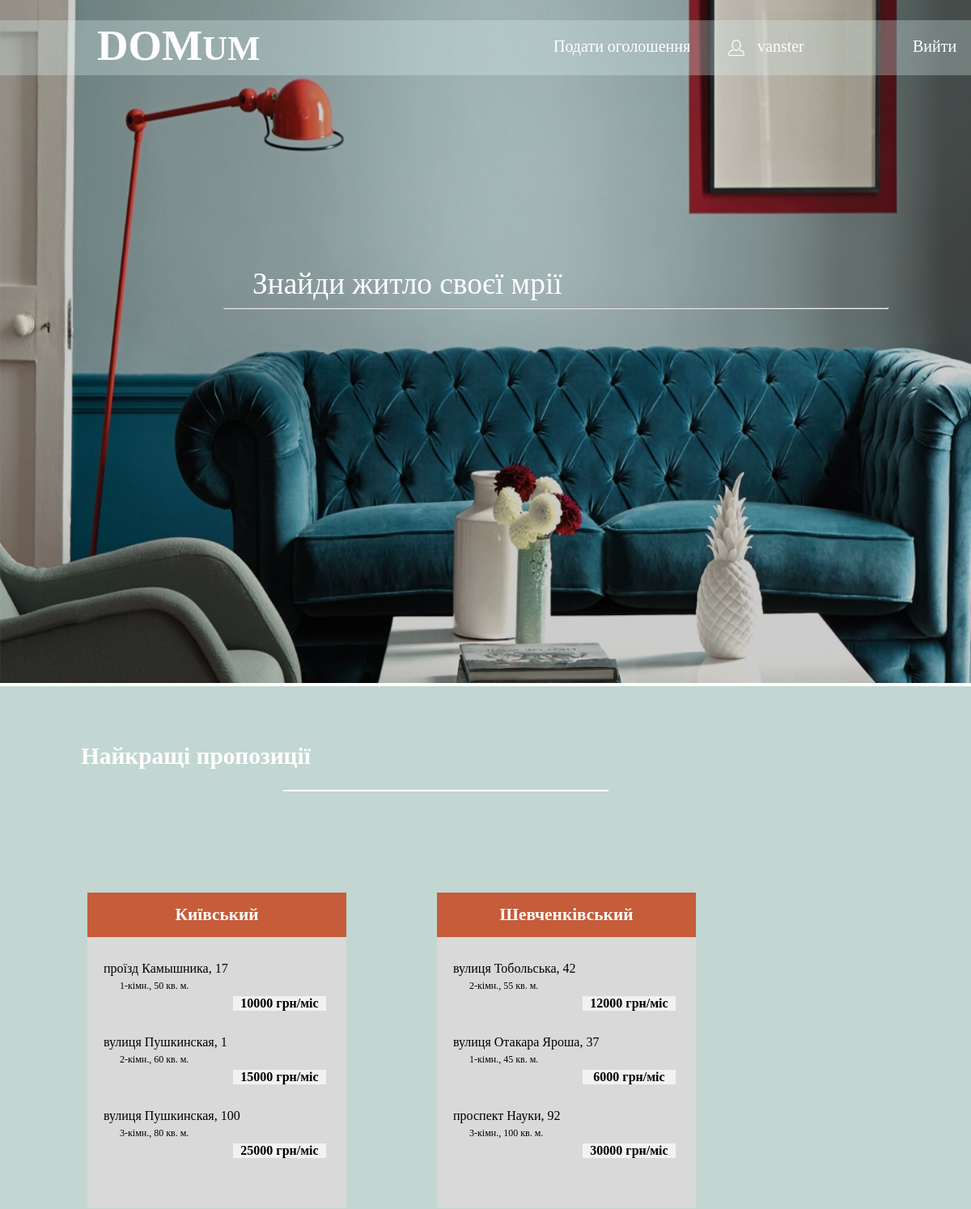
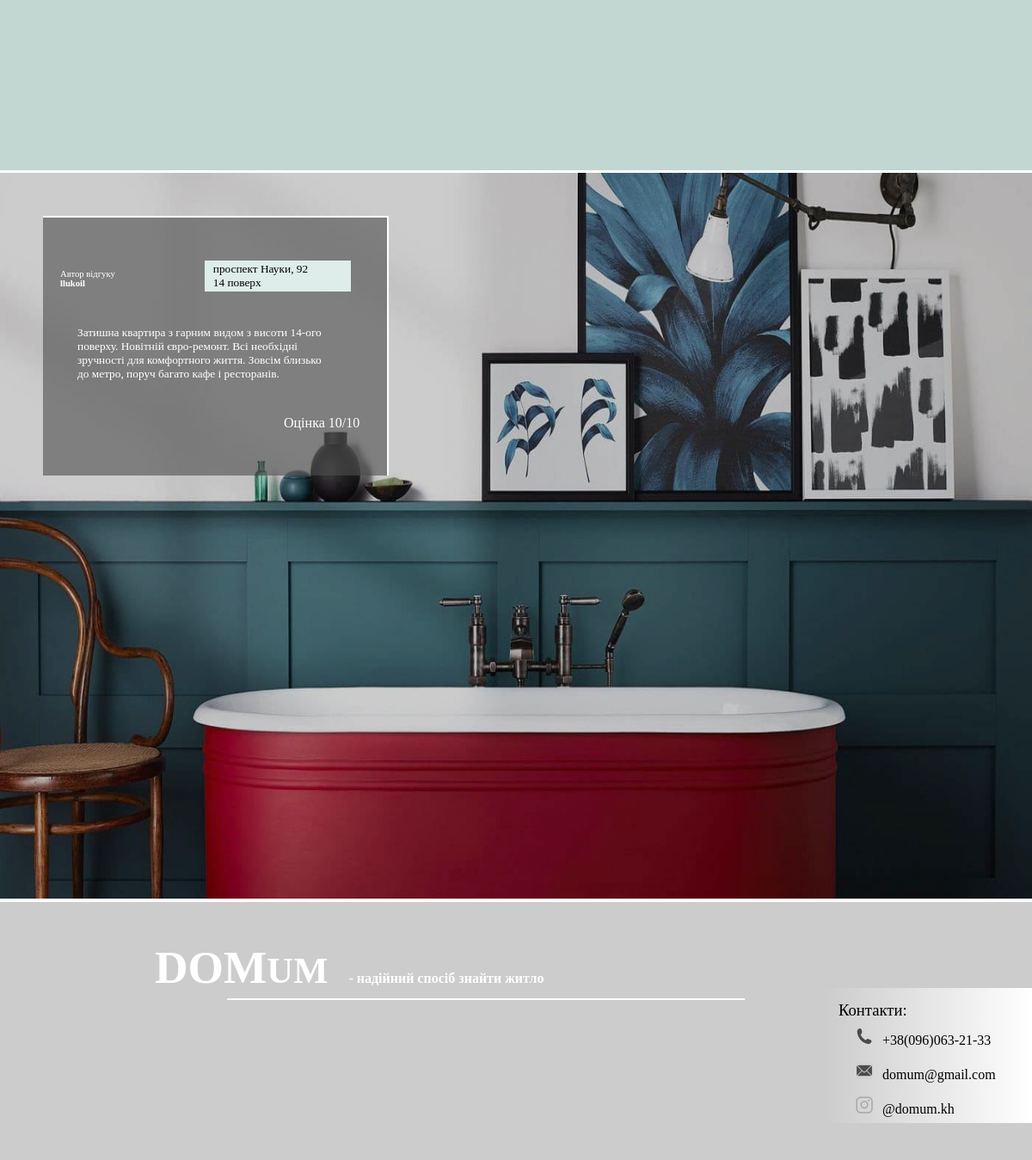
The page / (signed in) on the database its author committed (2 pictures, top to bottom).
### app/models.py (models this page shows, shortened)
class Announcement(models.Model):
    real_type = models.ForeignKey(RealType, on_delete=models.CASCADE, default=0)
    district = models.ForeignKey(District, on_delete=models.CASCADE, default=0)
    street_type = models.ForeignKey(StreetType, on_delete=models.CASCADE, default=0)
    owner = models.ForeignKey(settings.AUTH_USER_MODEL, on_delete=models.CASCADE)
    station = models.ForeignKey(MetroStation, on_delete=models.CASCADE, default=0)
    price = models.IntegerField(default=20000, help_text="Укажите цену в долларах США")
    distance_to_metro = models.IntegerField(default=300, help_text="Укажите расстояние в метрах")
    area = models.IntegerField(default=40, help_text="Укажите площадь в квадратных метрах")
    repairs = models.IntegerField(default=3, choices=[(0, '0'), (1, '1'), (2, '2'), (3, '3'), (4, '4'), (5, '5')],
                                  help_text="Оцените уровень ремонта по шкале от 0 до 5")
    metro_id = models.IntegerField(default=0)
    floor = models.IntegerField(default=1, help_text="Укажите номер этажа")
    rooms_number = models.IntegerField(default=1, help_text="Укажите количество комнат")
    beds = models.IntegerField(default=1, help_text="Укажите количество спальных мест")
    furniture = models.BooleanField(default=False)
    garage = models.BooleanField(default=False)
    street = models.CharField(max_length=30, default='', help_text="Укажите название улицы")
    home_number = models.CharField(max_length=5, default='1', help_text="Укажите номер дома")
    date = models.DateField(default=timezone.now)
    comment = models.TextField(default='', help_text="Добавьте комментарий о квартире", null=True, blank=True)
    img_path = 'images/announcements/'
    photo1 = models.ImageField(null=True, blank=True, upload_to=img_path)
    photo2 = models.ImageField(null=True, blank=True, upload_to=img_path)
    photo3 = models.ImageField(null=True, blank=True, upload_to=img_path)
    photo4 = models.ImageField(null=True, blank=True, upload_to=img_path)
    photo5 = models.ImageField(null=True, blank=True, upload_to=img_path)
    photo6 = models.ImageField(null=True, blank=True, upload_to=img_path)
    photo7 = models.ImageField(null=True, blank=True, upload_to=img_path)
    photo8 = models.ImageField(null=True, blank=True, upload_to=img_path)

class District(models.Model):
    name = models.CharField(max_length=30)
    pseudo_id = models.IntegerField(default=0)
    def __str__(self):
        return self.name

class StreetType(models.Model):
    name = models.CharField(max_length=30)
    def __str__(self):
        return self.name

### app/views.py (the view)
# urls.py: path('', views.land, name='land'),
def land(request):
    priorites = [0, 8, 5, 3, 7, 2, 6, 4, 1]
    cnt = 0
    best = []
    fake_appartment = Announcement.objects.get(pk=31)
    init_set = Announcement.objects.filter(real_type=2)
    for j in range(3):
        for i in range(cnt, len(priorites)):
            candidate = init_set.filter(district=priorites[i]).order_by('-date')
            if len(candidate) >= 3:
                best.append(candidate[:3])
                cnt = i + 1
                break
    best.sort(key=lambda x: -len(x))
    best_dict = dict()
    best_dict['fake'] = fake_appartment
    best_dict['len'] = [i for i in range(len(best))]
    for i in range(len(best)):
        best_dict['l' + str(i)] = best[i]
    return render(request, 'app/land.html', best_dict)

### app/templates/app/land.html (shortened to what this page needs)
{% load static %}
<!DOCTYPE html>
<html lang="en">
	<head>
		<link rel="stylesheet" href="{% static 'css/land.css' %}" />
	</head>
	<body>
		<section>
        <a href="{% url 'land' %}">
			<img src="{% static 'img/back_land.png' %}" class="background">
			<div class="mixbck" id="black">
				<div id="nav">
					<p id="logo"><span id="biglett">DOM</span><span id="smalllett">UM</span></p>
                    <a href="{% url 'new_announcement' %}"><p class="nav" id="nav_addad">Подати оголошення</p></a>
                    {% if user.is_authenticated %}
                        <a href="{% url 'profile' pk=user.pk %}"><img src="{% static 'img/acc.png' %}" id="acc_logo">
                        <p class="nav" id="nav_signin">{{ user.username }}</p></a>
					    <a href="{% url 'logout' %}"><p class="nav" id="nav_login">Вийти</p></a>
                    {% else %}
					<a href="{% url 'login' %}"><p class="nav" id="nav_login">Увійти</p></a>
                    {% endif %}
				</div>
                <a href="{% url 'post_list' %}"><p id="slogan">Знайди житло своєї мрії</p></a>
				<hr class="line" id="line1">
			</div>
        </a>
		</section>
		<section>
			<div class="mixbck" id="green">
                <a href="{% url 'post_list' pk=9 %}"><p id="best">Найкращі пропозиції</p></a>
				<hr class="line" id="line2">
                {% for i in len %}
				<div class="board">
                    {% if i == 0 %}
                        <a href="{% url 'post_list' pk=l0.0.district.pk %}"><p class="distr">{{l0.0.district}}</p></a>
                        {% for announcement in l0 %}
                            <div class="adds">
                            <a href="{% url 'announcement_view' pk=announcement.pk %}">
						    <p class="adress">{{ announcement.street_type }}
                                {{ announcement.street }}, {{ announcement.home_number }}</p>
						    <p class="param">{{ announcement.rooms_number }}-кімн.,
                                {{ announcement.area }} кв. м.</p>
                                <p class="price">{{ announcement.price }} грн/міс</p>
                            </a>
					        </div>
                        {% endfor %}
                    {% elif i == 1 %}
                        <a href="{% url 'post_list' pk=l1.0.district.pk %}"><p class="distr">{{l1.0.district}}</p></a>
                        {% for announcement in l1 %}
                            <div class="adds">
						    <p class="adress">{{ announcement.street_type }}
                                {{ announcement.street }}, {{ announcement.home_number }}</p>
						    <p class="param">{{ announcement.rooms_number }}-кімн.,
                                {{ announcement.area }} кв. м.</p>
                                <p class="price">{{ announcement.price }} грн/міс</p>
					        </div>
                        {% endfor %}
                    {% endif %}
				</div>
                {% endfor %}
			</div>
		</section>
		<section>
            <a href="{% url 'announcement_view' pk=fake.pk %}">
			<img src="{% static 'img/fake.jpg' %}" class="background" id="bck2">
			<div class="mixbck" id="black2">
				<div id="review">
					<p id="autor">Автор відгуку<br><b>{{ fake.owner }}</b></p>
					<p id="adr">{{ fake.street_type }} {{ fake.street }}, {{ fake.home_number }}<br>{{ fake.floor }} поверх</p>
					<p id="review_text">{{ fake.comment }}</p>
					<p id="rating">Оцінка 10/10</p>
				</div>
			</div>
            </a>
		</section>
		<section>
			<div class="mixbck2" id="gray">
				<p id="logo1"><span id="biglett">DOM</span><span id="smalllett">UM</span><span id="smalltext"> - надійний спосіб знайти житло</span></p>
				<hr class="line" id="line3">
				<div id="contacts">
					<p id="cont">Контакти:</p>
					<div class="contact">
						<img src="{% static 'img/phone.png' %}" class="contact_icon">
						<p class="contact_text">+38(096)063-21-33</p>
					</div>
					<div class="contact">
						<img src="{% static 'img/email.png' %}" class="contact_icon">
						<p class="contact_text">domum@gmail.com</p>
					</div>
					<div class="contact">
						<img src="{% static 'img/insta.png' %}" class="contact_icon">
						<p class="contact_text">@domum.kh</p>
					</div>
				</div>
			</div>
		</section>
	</body>
</html>

### app/static/css/land.css (style rules this page uses)
body { margin: 0; padding: 0; overflow-x: hidden }
p { padding: 0; margin: 0; }
a { text-decoration: none; }
.background { margin: 0; width: 100%; height: 844px; }
.mixbck { margin: 0; width: 100%; height: 844px; }
.mixbck2 { margin: 0; width: 100%; height: 300px; }
#black { background-color: rgba(0,0,0,0.2); position: absolute; top: 0; left: 0; }
#nav { position: absolute; background-color: rgba(217, 242, 237,0.3); height: 8%; width: 100%; top: 3%; }
#logo { position: absolute; left: 10%; font-family: Gadugi; font-weight: 700; color: rgba(256,256,256,1); }
#biglett { font-size: 40pt; }
#smalllett { font-size: 32pt; }
.nav { position: absolute; top: 30%; font-family: Yu Gothic UI; font-size: 15pt; color: white; }
#nav_addad { left: 57%; }
#nav_signin { left: 78%; }
#nav_login { left: 94%; }
#slogan { position: absolute; font-family: MS Gothic; font-size: 28pt; top: 39%; left: 26%; color: white; }
.line { position: absolute; padding: 0; margin: 0; color: white; background-color: white; }
#line1 { top: 45%; left: 23%; width: 820px; }
#green { margin-top: -0.5px; background-color: #c2d6d2; }
#best { position: relative; top: 70px; left: 100px; width: 50%; font-family: MS Gothic; font-size: 22pt; font-weight: bold; color: white; }
#line2 { position: relative; top: 95px; left: 350px; width: 400px; border-style: solid; }
.board { margin-top: 220px; margin-left: 9%; width: 320px; height: 390px; background-color: #d9d9d9; display: inline-block; }
.adds a { color: black; }
#acc_logo { position: absolute; top: 35%; left: 75%; width: 20px; height: 20px; display: inline-block; }
.adds { margin: 30px 10px 30px 20px; }
.distr { width: auto; padding: 15px 10px 15px 10px; font-family: MS Gothic; font-size: 16pt; font-weight: bolder; background-color: #c65c39; color: white; text-align: center; }
.adress { font-family: Yu Gothic UI; font-size: 12pt; }
.param { margin: 5px 0 5px 20px; font-family: MS Gothic; font-size: 9pt; }
.price { margin-left: 160px; width: 115px; font-family: Yu Gothic UI; font-size: 12pt; font-weight: bolder; background-color: #f2f2f2; text-align: center; }
#bck2 { margin-top: 3.5px; }
#black2 { background-color: rgba(0,0,0,0.2); position: absolute; top: 1695px; }
#review { margin: 50px; width: 400px; height: 300px; background-color: rgba(77, 77, 77, 0.6); border-width: 2.5px 2.5px 0 0; border-style: solid; border-color: white; font-family: Yu Gothic UI; color: white; }
#autor { display: inline-block; font-size: 8pt; margin-left: 20px; }
#adr { margin-top: 50px; margin-left: 100px; display: inline-block; width: 160px; padding: 2px 0 2px 10px; font-size: 10pt; color: black; background-color: #deedea; }
#review_text { margin: 40px; width: 300px; font-size: 10pt; }
#rating { margin-left: 280px; }
#gray { background-color: #cccccc; }
#logo1 { position: relative; top: 15%; left: 15%; width: 700px; font-family: Gadugi; font-weight: 700; color: rgba(256,256,256,1); }
#smalltext { margin-left: 20px; font-family: MS Gothic; font-size: 12pt; }
#line3 { position: relative; top: 16.5%; left: 22%; width: 600px; border-style: solid; }
#contacts { margin-left: 80%; margin-top: 3%; width: 20%; font-family: Yu Gothic UI; color: black; background: linear-gradient(90deg, #cccccc, white); }
#cont { margin-left: 15px; padding-top: 15px; font-size: 14pt; }
.contact { margin-left: 35px; }
.contact_icon { margin-top: 9px; width: 20px; height: 20px; display: inline-block; }
.contact_text { margin: 0 0 7px 7px; display: inline-block; }

### rows shown on the page
Announcement: district.name "Київський", street_type "проїзд", street "Камышника", home_number "17", rooms_number "1", area "50", price "10000"
Announcement: street_type "вулиця", street "Пушкинская", home_number "1", rooms_number "2", area "60", price "15000"
Announcement: street_type "вулиця", street "Пушкинская", home_number "100", rooms_number "3", area "80", price "25000"
Announcement: district.name "Шевченківський", street_type "вулиця", street "Тобольська", home_number "42", rooms_number "2", area "55", price "12000"
Announcement: street_type "вулиця", street "Отакара Яроша", home_number "37", rooms_number "1", area "45", price "6000"
Announcement: street_type "проспект", street "Науки", home_number "92", rooms_number "3", area "100", price "30000", owner "llukoil", floor "14", comment "Затишна квартира з гарним видом з висоти 14-ого поверху. Новітній євро-ремонт. Всі необхідні зручності для комфортного життя. Зовсім близько до метро, поруч багато кафе і ресторанів."

### other values the page prints
{{ user.username }} "vanster"
